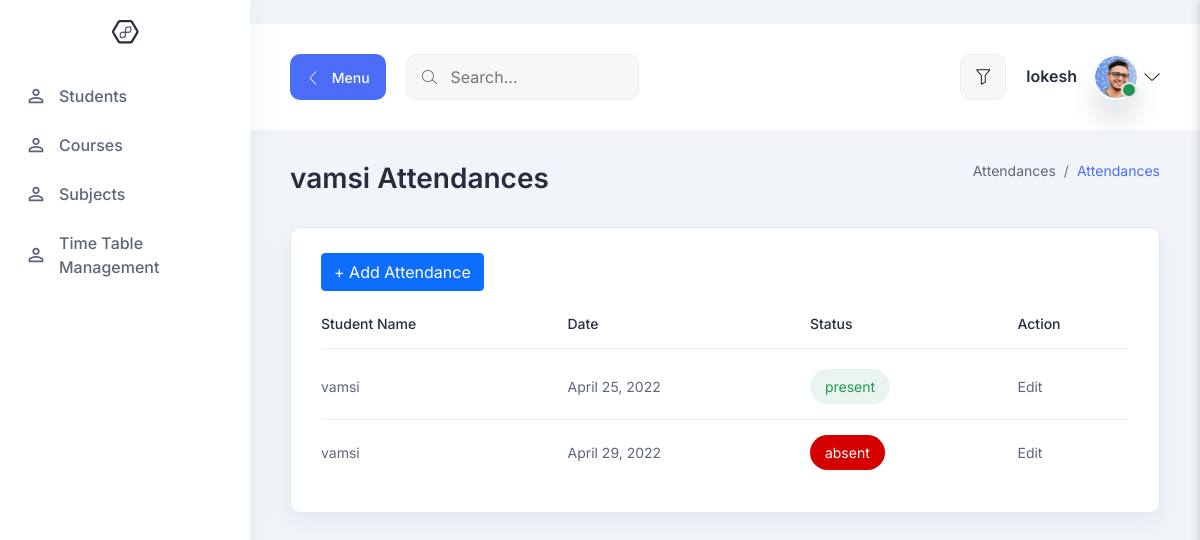
/all-attendances/7 (signed in), run on an earlier commit of the app's database.
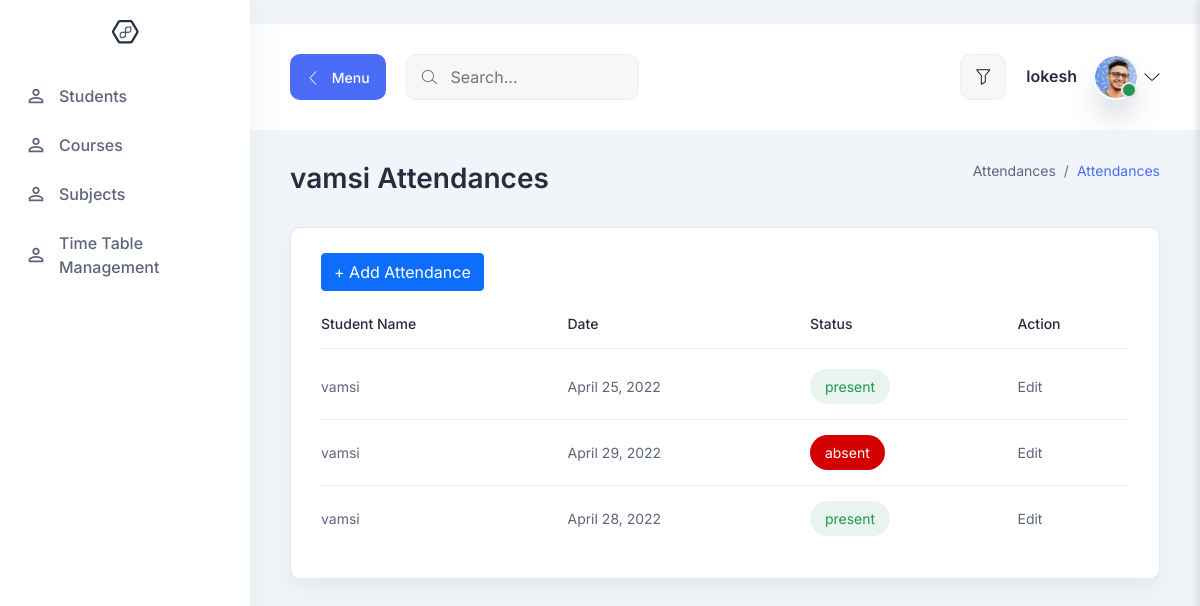
And on a later commit of the database.
### src/models.py (models this page shows, shortened)
class attendance(models.Model):
    teacher_id = models.ForeignKey(teacher , on_delete=models.CASCADE)
    student_id = models.ForeignKey(student , on_delete=models.CASCADE)
    date = models.DateField()
    status = models.CharField(max_length=10 , choices=[('present','present'),('absent','absent')])

class student(models.Model):
    teacher_id = models.ForeignKey(teacher , on_delete=models.CASCADE)
    name = models.CharField(max_length=100)
    email = models.EmailField(max_length=100)
    phone = models.CharField(max_length=100)
    address = models.CharField(max_length=100)
    dob = models.DateField()
    course = models.ForeignKey(courses , on_delete=models.CASCADE)

### src/views.py (the view)
# urls.py: path('all-attendances/<int:pk>', all_attendances, name='all-attendances'),
@login_required(login_url='teacher-login')
def all_attendances(request , pk):
    get_student = student.objects.get(id=pk)
    get_attendances = attendance.objects.filter(student_id=get_student)
    context ={
        'attendances': get_attendances,
        'student': get_student
     }
    return render(request, 'attendances.html',context)

### src/templates/attendances.html
{% extends 'base.html' %}
{% block content %}
<section class="table-components">
    <div class="container-fluid">
      <div class="title-wrapper pt-30">
        <div class="row align-items-center">
          <div class="col-md-6">
            <div class="title mb-30">
              <h2>{{student.name}} Attendances</h2>
            </div>
          </div>
          <div class="col-md-6">
            <div class="breadcrumb-wrapper mb-30">
              <nav aria-label="breadcrumb">
                <ol class="breadcrumb">
                  <li class="breadcrumb-item">
                    <a href="#0">Attendances</a>
                  </li>
                  <li class="breadcrumb-item active" aria-current="page">
                    Attendances
                  </li>
                </ol>
              </nav>
            </div>
          </div>
        </div>
      </div>
      <div class="tables-wrapper">
        <div class="row">
          <div class="col-lg-12">
            <div class="card-style mb-30">
              <h6 class="mb-10">
                   <a class="btn btn-primary"  href="/add-attendance/{{student.id}}" role="button">+ Add Attendance</a>
                </h6>
              <div class="table-responsive">
                <table class="table">
                  <thead>
                    <tr>
                      <th><h6>Student Name</h6></th>
                      <th><h6>Date</h6></th>
                        <th><h6>Status</h6></th>
                        <th><h6>Action</h6></th>
                    </tr>
                  </thead>
                  <tbody>
                    {% for s in  attendances %}
                    <tr>
                        <td><p>{{ s.student_id.name }}</p></td>
                        <td><p>{{ s.date }}</p></td>
                        {% if s.status == 'present' %}
                         <td><p><span class="status-btn success-btn">{{s.status}}</span></p></td>
                        {% else %}
                        <td><p><span class="status-btn danger-btn">{{s.status}}</span></p></td>
                        {% endif %}
                         <td><p>
                            <a href="/update-attendance/{{s.id}}">Edit</a>
                        </p></td>
                    </tr>
                {% endfor %}
                  </tbody>
                </table>
              </div>
            </div>
          </div>
        </div>
      </div>
    </div>
  </section>
{% endblock %}

What changed in the data, as far as the page shows it:
added attendance: student_id.name "vamsi", date "April 28, 2022", status "present"
